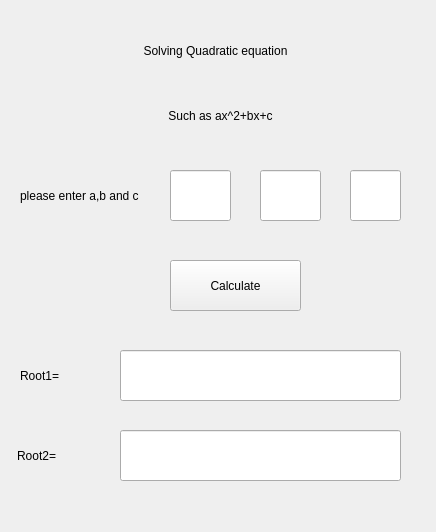
<?xml version="1.0" encoding="UTF-8"?>
<ui version="4.0">
 <class>Form</class>
 <widget class="QWidget" name="Form">
  <property name="geometry">
   <rect>
    <x>0</x>
    <y>0</y>
    <width>436</width>
    <height>532</height>
   </rect>
  </property>
  <property name="windowTitle">
   <string>Form</string>
  </property>
  <widget class="QLabel" name="label">
   <property name="geometry">
    <rect>
     <x>40</x>
     <y>20</y>
     <width>351</width>
     <height>61</height>
    </rect>
   </property>
   <property name="text">
    <string>Solving Quadratic equation</string>
   </property>
   <property name="alignment">
    <set>Qt::AlignCenter</set>
   </property>
  </widget>
  <widget class="QLabel" name="label_2">
   <property name="geometry">
    <rect>
     <x>40</x>
     <y>90</y>
     <width>361</width>
     <height>51</height>
    </rect>
   </property>
   <property name="text">
    <string>Such as ax^2+bx+c</string>
   </property>
   <property name="alignment">
    <set>Qt::AlignCenter</set>
   </property>
  </widget>
  <widget class="QLabel" name="label_3">
   <property name="geometry">
    <rect>
     <x>20</x>
     <y>170</y>
     <width>141</width>
     <height>51</height>
    </rect>
   </property>
   <property name="text">
    <string>please enter a,b and c</string>
   </property>
  </widget>
  <widget class="QLineEdit" name="edit1">
   <property name="geometry">
    <rect>
     <x>170</x>
     <y>170</y>
     <width>61</width>
     <height>51</height>
    </rect>
   </property>
  </widget>
  <widget class="QLineEdit" name="edit3">
   <property name="geometry">
    <rect>
     <x>350</x>
     <y>170</y>
     <width>51</width>
     <height>51</height>
    </rect>
   </property>
  </widget>
  <widget class="QLineEdit" name="edit2">
   <property name="geometry">
    <rect>
     <x>260</x>
     <y>170</y>
     <width>61</width>
     <height>51</height>
    </rect>
   </property>
  </widget>
  <widget class="QLabel" name="label_5">
   <property name="geometry">
    <rect>
     <x>20</x>
     <y>350</y>
     <width>58</width>
     <height>51</height>
    </rect>
   </property>
   <property name="text">
    <string>Root1=</string>
   </property>
  </widget>
  <widget class="QLabel" name="label_6">
   <property name="geometry">
    <rect>
     <x>17</x>
     <y>430</y>
     <width>91</width>
     <height>51</height>
    </rect>
   </property>
   <property name="text">
    <string>Root2=</string>
   </property>
  </widget>
  <widget class="QLineEdit" name="ansx">
   <property name="geometry">
    <rect>
     <x>120</x>
     <y>350</y>
     <width>281</width>
     <height>51</height>
    </rect>
   </property>
   <property name="readOnly">
    <bool>true</bool>
   </property>
  </widget>
  <widget class="QLineEdit" name="ansy">
   <property name="geometry">
    <rect>
     <x>120</x>
     <y>430</y>
     <width>281</width>
     <height>51</height>
    </rect>
   </property>
   <property name="readOnly">
    <bool>true</bool>
   </property>
  </widget>
  <widget class="QPushButton" name="pushButton">
   <property name="geometry">
    <rect>
     <x>170</x>
     <y>260</y>
     <width>131</width>
     <height>51</height>
    </rect>
   </property>
   <property name="text">
    <string>Calculate</string>
   </property>
  </widget>
 </widget>
 <resources/>
 <connections/>
</ui>
